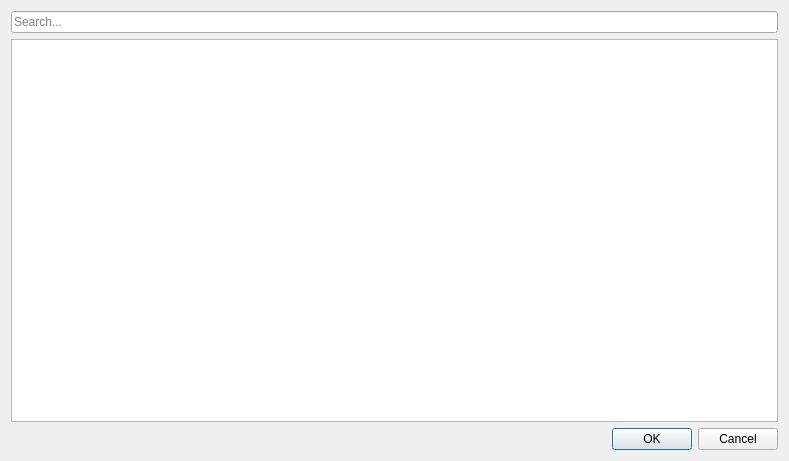
<?xml version="1.0" encoding="UTF-8"?>
<ui version="4.0">
 <class>TableDialog</class>
 <widget class="QDialog" name="TableDialog">
  <property name="geometry">
   <rect>
    <x>0</x>
    <y>0</y>
    <width>789</width>
    <height>461</height>
   </rect>
  </property>
  <property name="windowTitle">
   <string>Dialog</string>
  </property>
  <layout class="QVBoxLayout" name="verticalLayout">
   <item>
    <widget class="QLineEdit" name="leSearch">
     <property name="placeholderText">
      <string>Search...</string>
     </property>
     <property name="clearButtonEnabled">
      <bool>true</bool>
     </property>
    </widget>
   </item>
   <item>
    <widget class="QTableView" name="tbvTable">
     <property name="editTriggers">
      <set>QAbstractItemView::NoEditTriggers</set>
     </property>
     <property name="alternatingRowColors">
      <bool>true</bool>
     </property>
     <property name="sortingEnabled">
      <bool>false</bool>
     </property>
     <property name="wordWrap">
      <bool>false</bool>
     </property>
    </widget>
   </item>
   <item>
    <widget class="QDialogButtonBox" name="buttonBox">
     <property name="orientation">
      <enum>Qt::Horizontal</enum>
     </property>
     <property name="standardButtons">
      <set>QDialogButtonBox::Cancel|QDialogButtonBox::Ok</set>
     </property>
    </widget>
   </item>
  </layout>
 </widget>
 <resources/>
 <connections>
  <connection>
   <sender>buttonBox</sender>
   <signal>accepted()</signal>
   <receiver>TableDialog</receiver>
   <slot>accept()</slot>
   <hints>
    <hint type="sourcelabel">
     <x>248</x>
     <y>254</y>
    </hint>
    <hint type="destinationlabel">
     <x>157</x>
     <y>274</y>
    </hint>
   </hints>
  </connection>
  <connection>
   <sender>buttonBox</sender>
   <signal>rejected()</signal>
   <receiver>TableDialog</receiver>
   <slot>reject()</slot>
   <hints>
    <hint type="sourcelabel">
     <x>316</x>
     <y>260</y>
    </hint>
    <hint type="destinationlabel">
     <x>286</x>
     <y>274</y>
    </hint>
   </hints>
  </connection>
 </connections>
</ui>
